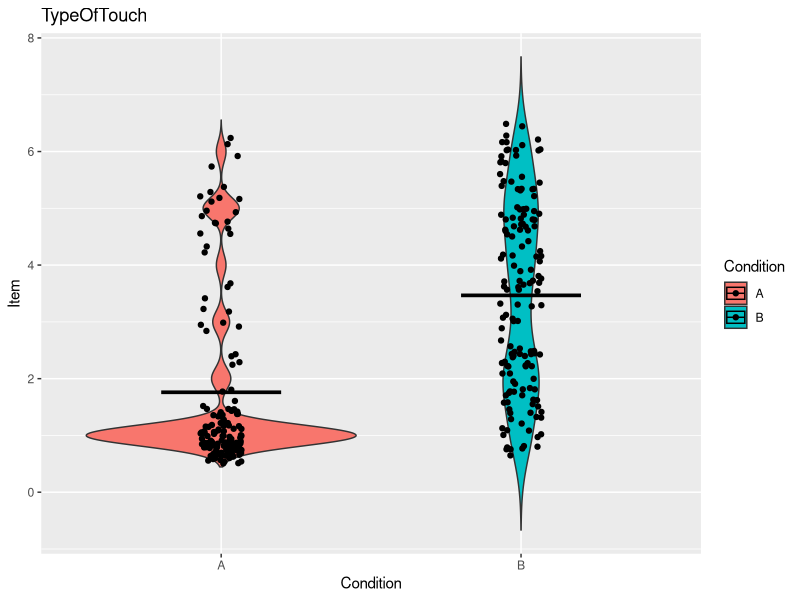
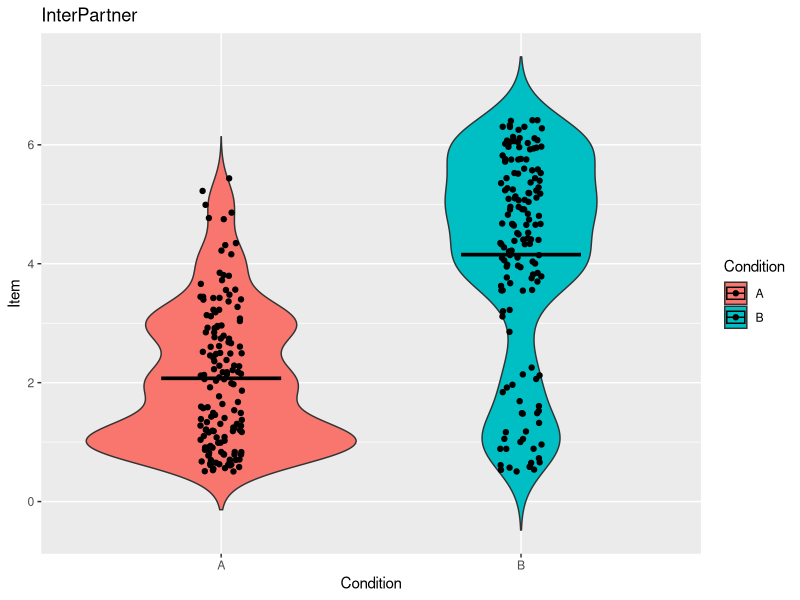
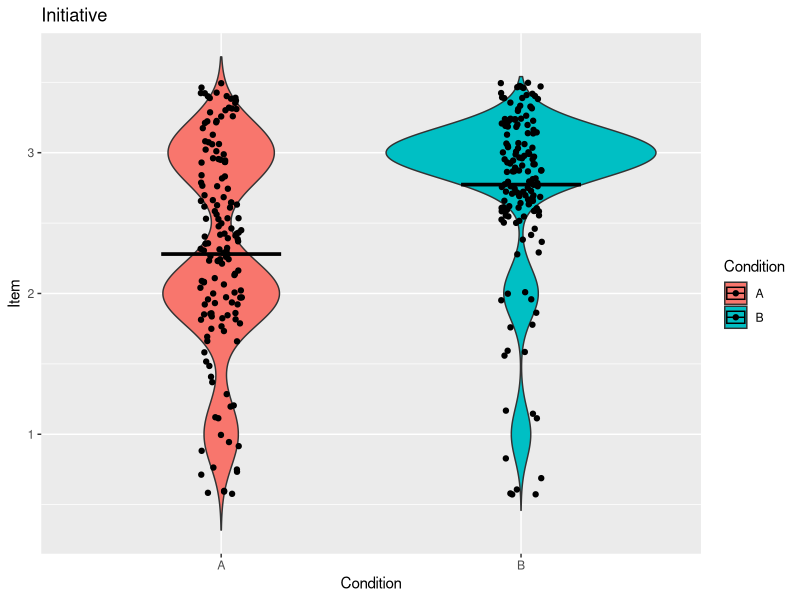
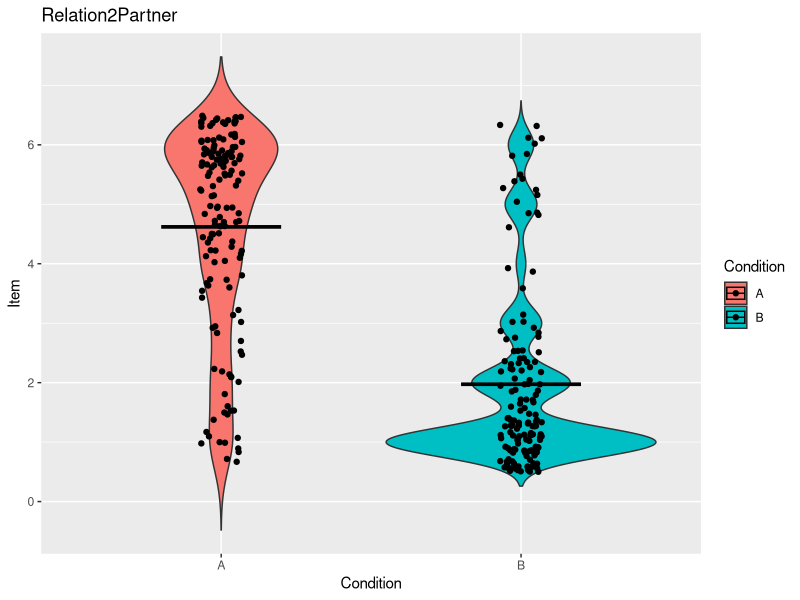
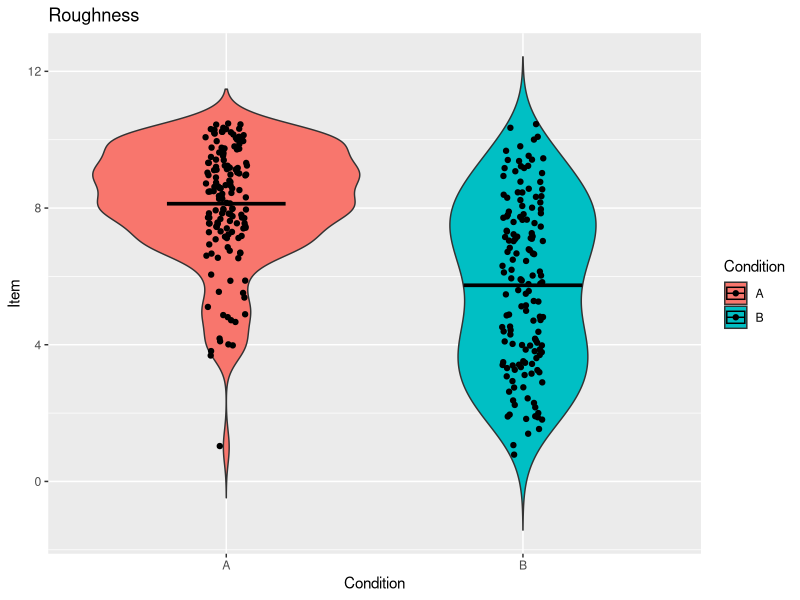
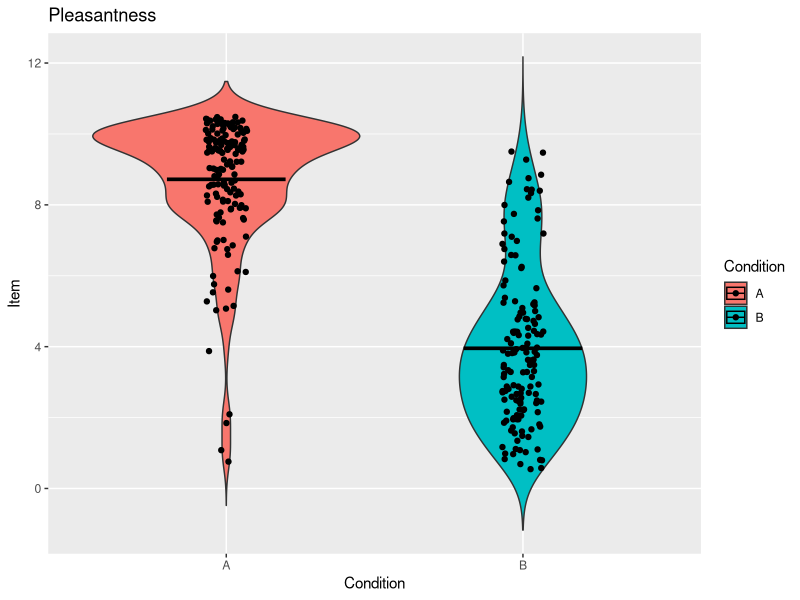
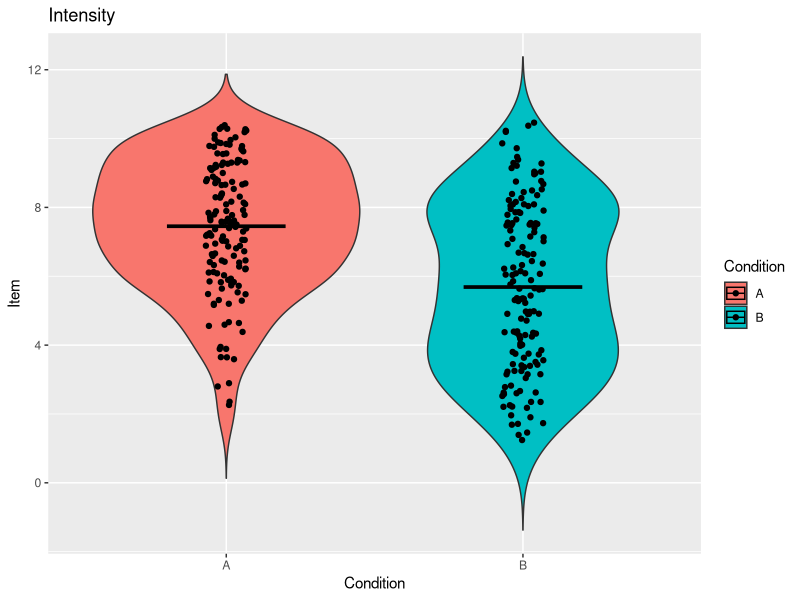
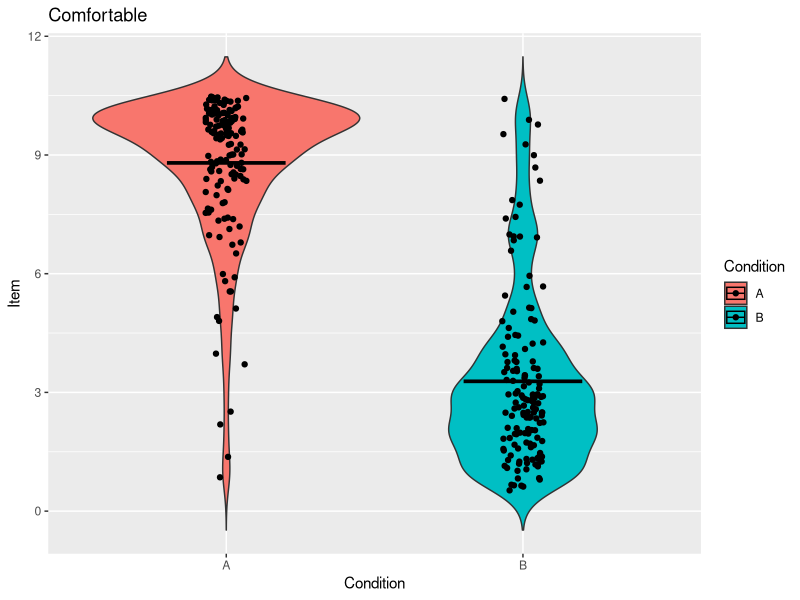

R code for these plots, in order:
df <- read.csv("ConvertedTouchScores.csv")

library(ggplot2)
attach(df)


# First, locate the outliers

ViolinIQR <- function(Item,Colnam){
  print(ggplot(df, aes(x=Condition,y=Item,fill=Condition))+
          geom_violin(trim =FALSE)+
          stat_summary(fun = "mean", geom = "crossbar", width = 0.4, colour = "black")+
          geom_point(position = position_jitter(width = .07, height = .5))+
          ggtitle(Colnam))
  IQROutliers <- (boxplot.stats(Item)$out)
  return (IQROutliers)
}

#Loop through all the relevant columns to check for outliers

#Specify which columns are relevant
ColList <- c(2,4,6,9:16,18,20,69:70,72,74:86)
colnamnam <- c() 

for (i in 1:length(ColList)){
  u <- ColList[i]
  t <- names(df[u])
  colnamnam <- append(colnamnam,t)
}

#Loop through the columns by pressing "1" to move forward
Approv <- 1
for (i in 1:length(ColList)){
  ColumnVec <- df[,ColList[i]]
  ColumnName <- colnamnam[i]
  ViolinIQR(ColumnVec,ColumnName)
  Approv <- readline(prompt = "Press enter to see the next plot.")
  if (Approv != ""){
    break
  } 
}

## Does Needs predict affect?

plot(NegativeAff, GrandNeedMean)

lm1 <- lm(NegativeAff ~ GrandNeedMean)

summary(lm1)

par(mfrow=c(2,2))
plot(lm1)



  

